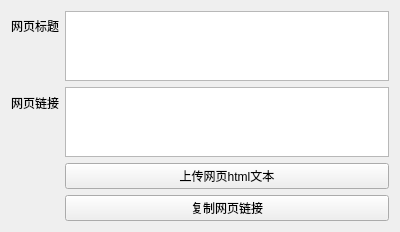
<?xml version="1.0" encoding="UTF-8"?>
<ui version="4.0">
 <class>PostPage</class>
 <widget class="QWidget" name="PostPage">
  <property name="geometry">
   <rect>
    <x>0</x>
    <y>0</y>
    <width>400</width>
    <height>203</height>
   </rect>
  </property>
  <property name="windowTitle">
   <string>Post</string>
  </property>
  <layout class="QFormLayout" name="formLayout">
   <item row="0" column="0">
    <widget class="QLabel" name="label">
     <property name="text">
      <string>&lt;html&gt;&lt;head/&gt;&lt;body&gt;&lt;p&gt;网页标题&lt;/p&gt;&lt;/body&gt;&lt;/html&gt;</string>
     </property>
    </widget>
   </item>
   <item row="0" column="1">
    <widget class="QPlainTextEdit" name="page_title"/>
   </item>
   <item row="2" column="1">
    <widget class="QPushButton" name="postBtn">
     <property name="text">
      <string>上传网页html文本</string>
     </property>
    </widget>
   </item>
   <item row="1" column="1">
    <widget class="QTextBrowser" name="link"/>
   </item>
   <item row="1" column="0">
    <widget class="QLabel" name="label_2">
     <property name="text">
      <string>网页链接</string>
     </property>
    </widget>
   </item>
   <item row="3" column="1">
    <widget class="QPushButton" name="copylink">
     <property name="text">
      <string>复制网页链接</string>
     </property>
    </widget>
   </item>
  </layout>
 </widget>
 <resources/>
 <connections/>
</ui>
